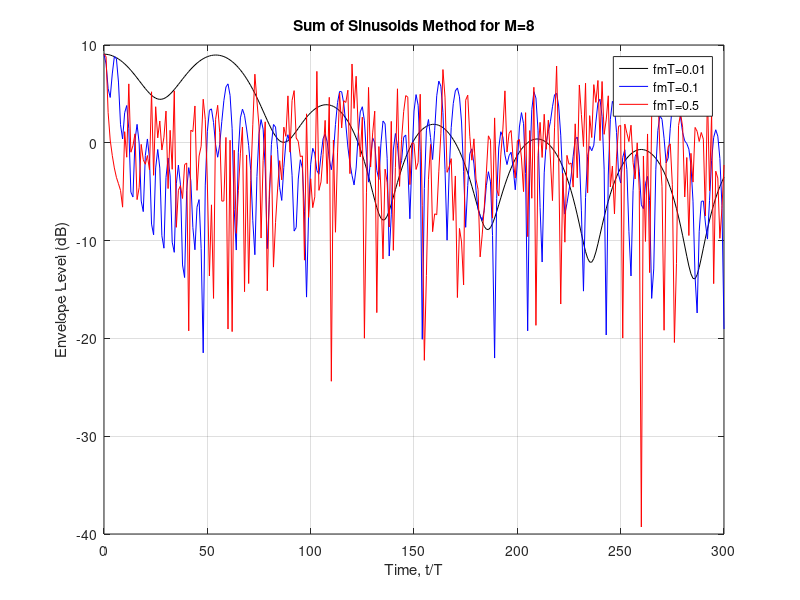

Write MATLAB code to recreate this figure.
fmT = [0.01;0.1;0.5];
T = 1;
fm = fmT./T;
num = 3;
Omgp = 1;
sample_num = 300;
M = 8;
m = (1:M);
N = 4*M+2;
n = (1:N);
theta_n = 2*pi*n/N;
theta_m = theta_n(1:M);
beta_m = repmat(pi*m/M,num,1);
alpha = 0;
fn = repmat(fm,1,M).*repmat(cos(theta_m),num,1);

cosfn = cos(2*pi*fm(1).*1.*cos(theta_m));
cosfm = cos(2*pi*fm(1)*1);
gI = zeros(num,sample_num+1);
gQ = zeros(num,sample_num+1);
g = zeros(num,sample_num+1);

for t = 0:sample_num
    gI(:,t+1) = 2*sum(cos(beta_m).*cos(2*pi*t.*fn),2)+sqrt(2)*cos(alpha).*cos(2*pi.*fm*t);
    gQ(:,t+1) = 2*sum(sin(beta_m).*cos(2*pi*t.*fn),2)+sqrt(2)*sin(alpha).*cos(2*pi.*fm*t);
end
g = sqrt(2)*(gI+i*gQ);
envelope_dB = 10*log(abs(g)/mean2(abs(g)))
x_axis = (0:sample_num)
figure,plot(x_axis,envelope_dB(1,:),'k',x_axis,envelope_dB(2,:),'b',x_axis,envelope_dB(3,:),'r' )
title('Sum of Sinusoids Method for M=8');
xlabel('Time, t/T');
ylabel('Envelope Level (dB)');
legend('fmT=0.01','fmT=0.1','fmT=0.5');
grid on
